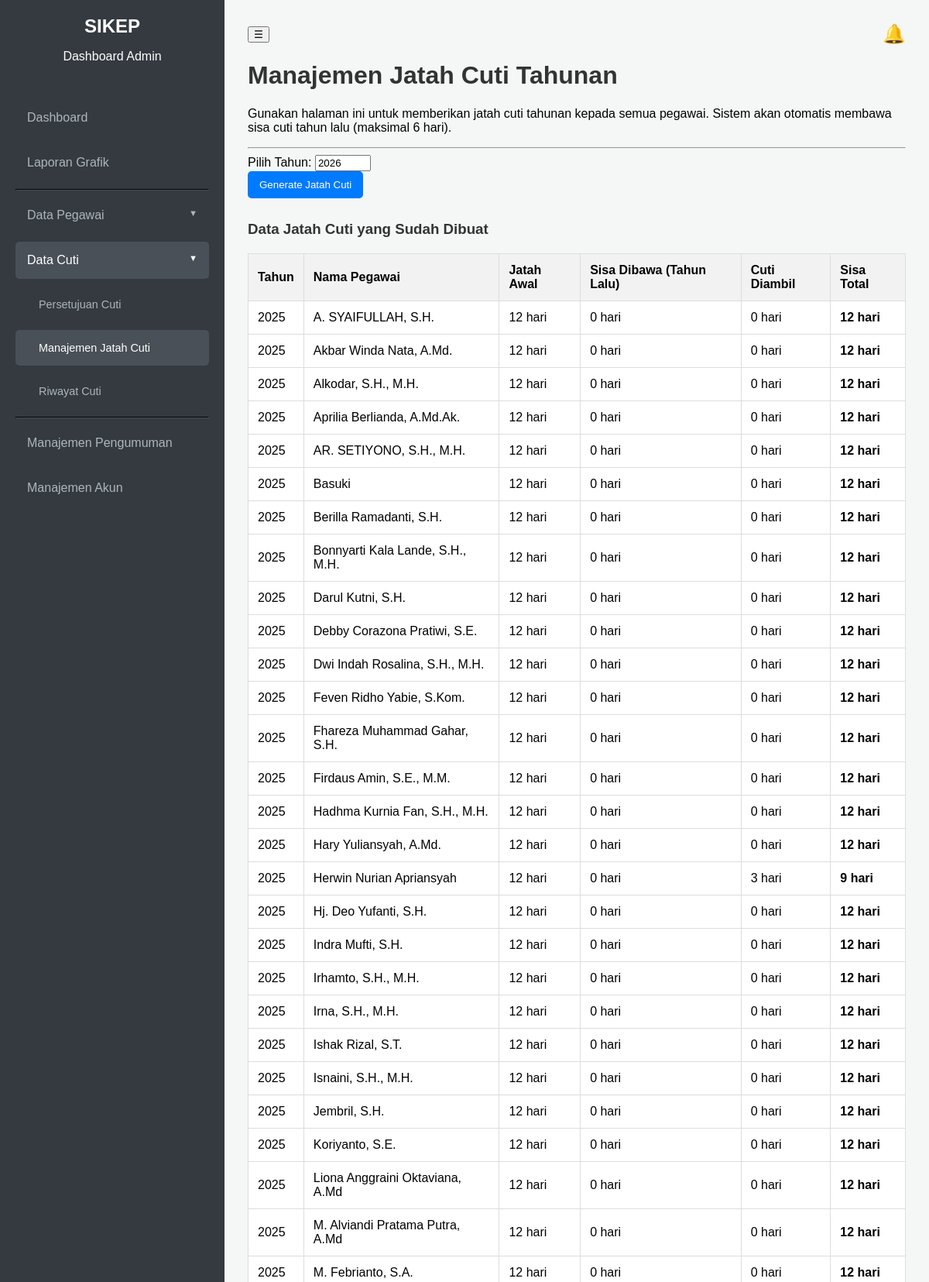
Screenshot of /admin/manajemen_jatah_cuti.php (signed in, upper part) with the database file from the repository.
### tables this page shows
CREATE TABLE `jatah_cuti` (
  `id` int(11) NOT NULL,
  `id_pegawai` int(11) NOT NULL,
  `tahun` int(4) NOT NULL,
  `jatah_awal` int(3) NOT NULL,
  `sisa_dibawa` int(3) NOT NULL DEFAULT 0 COMMENT 'Sisa cuti dari tahun lalu yang dibawa',
  `cuti_diambil` int(3) NOT NULL DEFAULT 0,
  `sisa_cuti` int(3) NOT NULL
);

CREATE TABLE `pegawai` (
  `id` int(11) NOT NULL,
  `nama_lengkap` varchar(150) NOT NULL,
  `nip` varchar(20) NOT NULL,
  `id_jabatan` int(11) DEFAULT NULL,
  `id_golongan` int(11) DEFAULT NULL,
  `unit_kerja` varchar(100) DEFAULT NULL,
  `tanggal_lahir` date DEFAULT NULL,
  `foto` varchar(255) DEFAULT NULL,
  `id_atasan` int(11) DEFAULT NULL,
  `ttd_image` varchar(255) DEFAULT NULL
);

### admin/manajemen_jatah_cuti.php (the view, shortened to what this page needs)
<?php
include 'header.php';
$query = "SELECT jc.*, p.nama_lengkap
          FROM jatah_cuti jc
          JOIN pegawai p ON jc.id_pegawai = p.id
          ORDER BY jc.tahun DESC, p.nama_lengkap ASC";
$result = mysqli_query($koneksi, $query);
?>
<h1>Manajemen Jatah Cuti Tahunan</h1>
<p>Gunakan halaman ini untuk memberikan jatah cuti tahunan kepada semua pegawai. Sistem akan otomatis membawa sisa cuti tahun lalu (maksimal 6 hari).</p>
<hr>
<div class="form-container">
    <form action="" method="POST">
        <div class="form-group">
            <label for="tahun">Pilih Tahun:</label>
            <input type="number" name="tahun" value="<?php echo date('Y'); ?>" min="2020" max="2099" required>
        </div>
        <button type="submit" name="generate_cuti" class="btn" onclick="return confirm('Anda yakin ingin men-generate jatah cuti untuk semua pegawai di tahun yang dipilih?');">Generate Jatah Cuti</button>
    </form>
</div>
<h3>Data Jatah Cuti yang Sudah Dibuat</h3>
<table>
    <thead>
        <tr>
            <th>Tahun</th>
            <th>Nama Pegawai</th>
            <th>Jatah Awal</th>
            <th>Sisa Dibawa (Tahun Lalu)</th>
            <th>Cuti Diambil</th>
            <th>Sisa Total</th>
        </tr>
    </thead>
    <tbody>
        <?php if (mysqli_num_rows($result) > 0): ?>
            <?php while ($row = mysqli_fetch_assoc($result)): ?>
                <tr>
                    <td><?php echo $row['tahun']; ?></td>
                    <td><?php echo htmlspecialchars($row['nama_lengkap']); ?></td>
                    <td><?php echo $row['jatah_awal']; ?> hari</td>
                    <td><?php echo $row['sisa_dibawa']; ?> hari</td>
                    <td><?php echo $row['cuti_diambil']; ?> hari</td>
                    <td><strong><?php echo $row['sisa_cuti']; ?> hari</strong></td>
                </tr>
            <?php endwhile; ?>
        <?php else: ?>
            <tr>
                <td colspan="6" style="text-align:center;">Belum ada data jatah cuti yang di-generate.</td>
            </tr>
        <?php endif; ?>
    </tbody>
</table>
<?php include 'footer.php'; ?>

### assets/style_admin.css (style rules this page uses)
body { font-family: sans-serif; margin: 0; background-color: #f4f7f6; }
h1, h2, h3 { color: #333; }
.btn { display: inline-block; padding: 10px 15px; margin-bottom: 10px; margin-right: 10px; background-color: #007bff; color: white; text-decoration: none; border-radius: 5px; border: none; cursor: pointer; }
table { width: 100%; border-collapse: collapse; margin-top: 20px; background-color: white; }
th, td { padding: 12px; border: 1px solid #ddd; text-align: left; }
th { background-color: #f2f2f2; }
* { scrollbar-width: thin; scrollbar-color: rgba(0, 0, 0, 0.3) transparent; }

### rows the page displays
jatah_cuti: tahun "2025", id_pegawai.nama_lengkap "A. SYAIFULLAH, S.H.", jatah_awal "12", sisa_dibawa "0", cuti_diambil "0", sisa_cuti "12"
jatah_cuti: tahun "2025", id_pegawai.nama_lengkap "Akbar Winda Nata, A.Md.", jatah_awal "12", sisa_dibawa "0", cuti_diambil "0", sisa_cuti "12"
jatah_cuti: tahun "2025", id_pegawai.nama_lengkap "Alkodar, S.H., M.H.", jatah_awal "12", sisa_dibawa "0", cuti_diambil "0", sisa_cuti "12"
jatah_cuti: tahun "2025", id_pegawai.nama_lengkap "Aprilia Berlianda, A.Md.Ak.", jatah_awal "12", sisa_dibawa "0", cuti_diambil "0", sisa_cuti "12"
jatah_cuti: tahun "2025", id_pegawai.nama_lengkap "AR. SETIYONO, S.H., M.H.", jatah_awal "12", sisa_dibawa "0", cuti_diambil "0", sisa_cuti "12"
jatah_cuti: tahun "2025", id_pegawai.nama_lengkap "Basuki", jatah_awal "12", sisa_dibawa "0", cuti_diambil "0", sisa_cuti "12"
jatah_cuti: tahun "2025", id_pegawai.nama_lengkap "Berilla Ramadanti, S.H.", jatah_awal "12", sisa_dibawa "0", cuti_diambil "0", sisa_cuti "12"
jatah_cuti: tahun "2025", id_pegawai.nama_lengkap "Bonnyarti Kala Lande, S.H., M.H.", jatah_awal "12", sisa_dibawa "0", cuti_diambil "0", sisa_cuti "12"
jatah_cuti: tahun "2025", id_pegawai.nama_lengkap "Darul Kutni, S.H.", jatah_awal "12", sisa_dibawa "0", cuti_diambil "0", sisa_cuti "12"
jatah_cuti: tahun "2025", id_pegawai.nama_lengkap "Debby Corazona Pratiwi, S.E.", jatah_awal "12", sisa_dibawa "0", cuti_diambil "0", sisa_cuti "12"
jatah_cuti: tahun "2025", id_pegawai.nama_lengkap "Dwi Indah Rosalina, S.H., M.H.", jatah_awal "12", sisa_dibawa "0", cuti_diambil "0", sisa_cuti "12"
jatah_cuti: tahun "2025", id_pegawai.nama_lengkap "Feven Ridho Yabie, S.Kom.", jatah_awal "12", sisa_dibawa "0", cuti_diambil "0", sisa_cuti "12"
jatah_cuti: tahun "2025", id_pegawai.nama_lengkap "Fhareza Muhammad Gahar, S.H.", jatah_awal "12", sisa_dibawa "0", cuti_diambil "0", sisa_cuti "12"
jatah_cuti: tahun "2025", id_pegawai.nama_lengkap "Firdaus Amin, S.E., M.M.", jatah_awal "12", sisa_dibawa "0", cuti_diambil "0", sisa_cuti "12"
jatah_cuti: tahun "2025", id_pegawai.nama_lengkap "Hadhma Kurnia Fan, S.H., M.H.", jatah_awal "12", sisa_dibawa "0", cuti_diambil "0", sisa_cuti "12"
jatah_cuti: tahun "2025", id_pegawai.nama_lengkap "Hary Yuliansyah, A.Md.", jatah_awal "12", sisa_dibawa "0", cuti_diambil "0", sisa_cuti "12"
jatah_cuti: tahun "2025", id_pegawai.nama_lengkap "Herwin Nurian Apriansyah", jatah_awal "12", sisa_dibawa "0", cuti_diambil "3", sisa_cuti "9"
jatah_cuti: tahun "2025", id_pegawai.nama_lengkap "Hj. Deo Yufanti, S.H.", jatah_awal "12", sisa_dibawa "0", cuti_diambil "0", sisa_cuti "12"
jatah_cuti: tahun "2025", id_pegawai.nama_lengkap "Indra Mufti, S.H.", jatah_awal "12", sisa_dibawa "0", cuti_diambil "0", sisa_cuti "12"
jatah_cuti: tahun "2025", id_pegawai.nama_lengkap "Irhamto, S.H., M.H.", jatah_awal "12", sisa_dibawa "0", cuti_diambil "0", sisa_cuti "12"
jatah_cuti: tahun "2025", id_pegawai.nama_lengkap "Irna, S.H., M.H.", jatah_awal "12", sisa_dibawa "0", cuti_diambil "0", sisa_cuti "12"
jatah_cuti: tahun "2025", id_pegawai.nama_lengkap "Ishak Rizal, S.T.", jatah_awal "12", sisa_dibawa "0", cuti_diambil "0", sisa_cuti "12"
jatah_cuti: tahun "2025", id_pegawai.nama_lengkap "Isnaini, S.H., M.H.", jatah_awal "12", sisa_dibawa "0", cuti_diambil "0", sisa_cuti "12"
jatah_cuti: tahun "2025", id_pegawai.nama_lengkap "Jembril, S.H.", jatah_awal "12", sisa_dibawa "0", cuti_diambil "0", sisa_cuti "12"
jatah_cuti: tahun "2025", id_pegawai.nama_lengkap "Koriyanto, S.E.", jatah_awal "12", sisa_dibawa "0", cuti_diambil "0", sisa_cuti "12"
jatah_cuti: tahun "2025", id_pegawai.nama_lengkap "Liona Anggraini Oktaviana, A.Md", jatah_awal "12", sisa_dibawa "0", cuti_diambil "0", sisa_cuti "12"
jatah_cuti: tahun "2025", id_pegawai.nama_lengkap "M. Alviandi Pratama Putra, A.Md", jatah_awal "12", sisa_dibawa "0", cuti_diambil "0", sisa_cuti "12"
jatah_cuti: tahun "2025", id_pegawai.nama_lengkap "M. Febrianto, S.A.", jatah_awal "12", sisa_dibawa "0", cuti_diambil "0", sisa_cuti "12"
